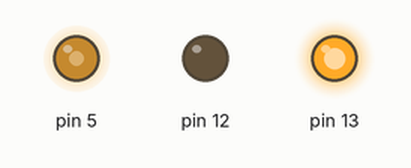
A sketch run on a simulated Arduino Uno, built with avr-gcc and run on an emulated ATmega328P. On the bench: output pins drawn as LEDs (lit = HIGH).

Above: at 0.1 s.
Timing chart, 0 to 1.6 s (numbered marks = the images above):
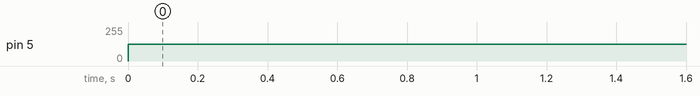

The sketch:

Forcerers.ino
```cpp
#include <PWM.h>

// the pins that the transducers are attached to
int transducer = 5;
int transducer2 = 12;

//(0-255) 128-1/2t high 1/2t low
int timeFraction = 127;

//frequency (in Hz) for each circuit of transducers
int32_t frequency = 39800;
int32_t frequency2 = 40000;

void setup()
{
  //initialize all timers except for 0, to save time keeping functions
  InitTimersSafe();

  //sets the frequency for the specified pin
  bool success = SetPinFrequencySafe(transducer, frequency);
  bool success2 = SetPinFrequencySafe(transducer2, frequency2);

  //Serial.begin(9600);

  //if the pin frequency was set successfully, turn pin 13 on
  if(success && success2) {
    pinMode(13, OUTPUT);
    digitalWrite(13, HIGH);
  }
}

void loop()
{
  //use this functions instead of analogWrite on 'initialized' pins
  pwmWrite(transducer, timeFraction);
  pwmWrite(transducer2, timeFraction);

  //outputs for debugging
  //Serial.print(Timer0_GetFrequency());
  //Serial.print(" ");
  //Serial.print(Timer1_GetFrequency());
  //Serial.print(" ");
  //Serial.print(Timer2_GetFrequency());
  //Serial.print(" ");
  //Serial.print(Timer3_GetFrequency());
  //Serial.print(" ");
  //Serial.print(Timer4_GetFrequency());
  //Serial.print(" ");
  //Serial.println(Timer5_GetFrequency());
}
```

Measured:
- by itself, pin 5: 0/255 → 127/255 at 0.00 s
